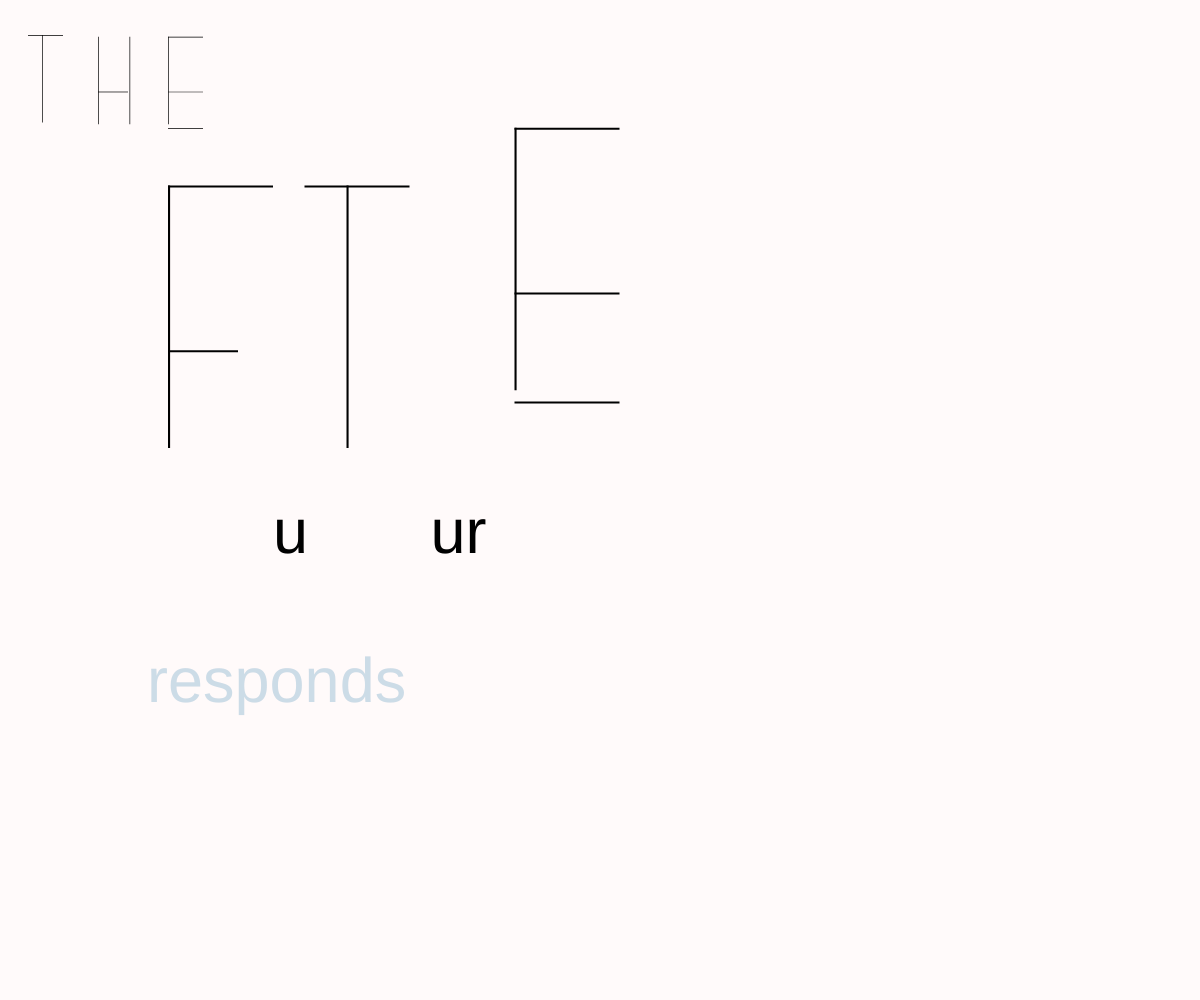
Frame 1 (no input)
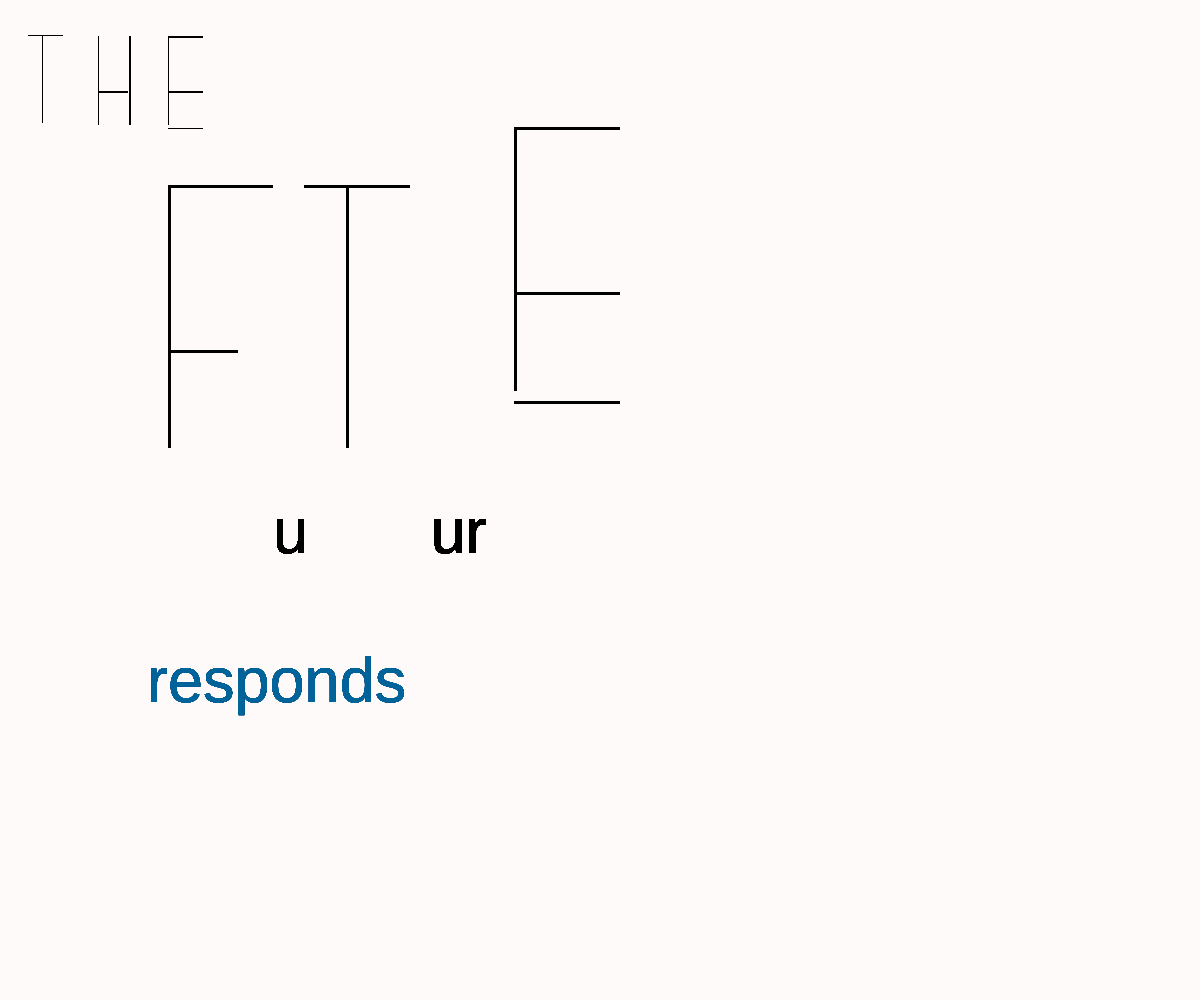
Frame 60 (no input)
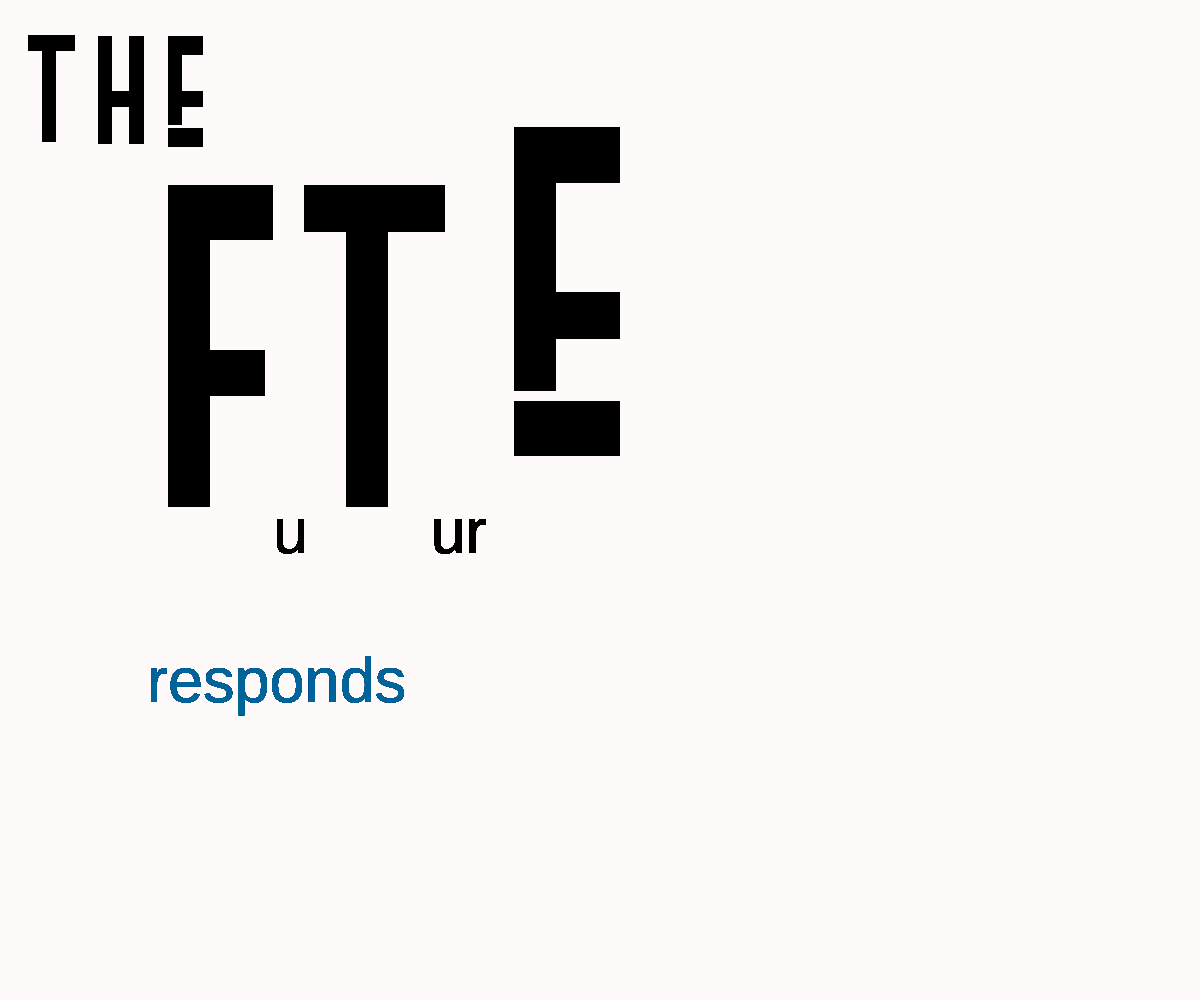
Frame 120 (the mouse pressed at the canvas centre since frame 60)

The p5.js sketch that drew these frames (run headless with seeded random() and noise() and a simulated clock; from frame 60 on, the mouse is pressed at the canvas centre):

// p5.js sketch
// ── sketch.js
var wdth = 2;

function setup() {

    
    
    createCanvas(windowWidth, windowHeight);
    
    
    background(255,250,250);
    
}


    


function draw() {
  //moving cursor along y axis effects character weight.
   
    
    
    
    
    
    
    
     
    

    
    
    
    
    scale(.35);
    drawT(100,100);
    
    
    drawH(280,80);
    
      
    drawE(480,80);
    
    
    //drawH(400,20);
     
    //drawE(600,20);
  
    scale(3);
    drawF(0,windowHeight/8);
    
    
    textSize(60);
    fill(0);
text("u", 100, windowHeight/2);
    
    
     drawT(150,150);
    
     textSize(60);
    fill(0);
text("ur", 250, windowHeight/2);
    
    
    drawE(330,70);
    
    
     textSize(60);
    fill(0, 102, 153, 51);
text("responds", -350, windowHeight/1.75);
    
    
    
    
    
    
    
  
    

    
}
    
    
    
    function drawF(x, y) {
  push();
    //translate(x, y+mouseY);
    
    translate(x, y);
  //f horizontal bar
    fill(0);
    noStroke();
    rect(0,25,(windowWidth/12),wdth+(mouseY/10));
    
     
    
    //f vertical bar
    fill(0);
    noStroke();
    rect(0,25,wdth+(mouseX/16),((windowHeight/4)+(mouseY/9)));
    //e vertical bar
    
    
     //f crossbar 
    fill(0);
    noStroke();
    rect(0,(windowHeight/5.5),(windowWidth/18)+(mouseY/20),wdth+(mouseY/12));
    
    
;    pop();
    
}
         function drawT(x, y) {
  push();
    //translate(x, y+mouseY);
    
    translate(x, y);
 
    
    
      //t horizontal bar
    fill(0);
    noStroke();
    rect(-20,0,(windowWidth/12)+(mouseX/18),wdth+(mouseY/12));
    
     
    
    //t vertical bar
    fill(0);
    noStroke();
    rect(20,0,wdth+(mouseX/16),((windowHeight/4)+(mouseY/9)));
    
;    pop();
    
}
  
      function drawH(x, y) {
  push();
    //translate(x, y+mouseY);
    
    translate(x, y);
 
        //h vertical bar
    fill(0);
    noStroke();
    rect(0,25,wdth+(mouseX/16),((windowHeight/4)+(mouseY/9)));
    
    //h vertical bar 2
    fill(0);
    noStroke();
    rect(90,25,wdth+(mouseX/16),((windowHeight/4)+(mouseY/9)));

    
    
     //h crossbar 
    fill(0);
    noStroke();
    rect(0,(windowHeight/5.5),(windowWidth/14)+(mouseX/30),wdth+(mouseY/12));
    
    
;    pop();
    
}
    
  
    
function drawE(x, y) {
  push();
    //translate(x, y+mouseY);
    
    translate(x, y);
     //translate(x, y);
    
     //e horizontal bar
    fill(0);
    noStroke();
    rect(0,25,(windowWidth/12),wdth+(mouseY/10));
    
     //e horizontal bar bottom
    fill(0);
    noStroke();
    rect(0,windowHeight/3.50,(windowWidth/12),wdth+(mouseY/10));
    
    //e vertical bar
    fill(0);
    noStroke();
    rect(0,25,wdth+(mouseX/16),windowHeight/4);
    
     
     //e crossbar 
    fill(0);
    noStroke();
    rect(0,(windowHeight/5.5),(windowWidth/12),wdth+(mouseY/12));
     
    
    
//    //p horizontal bar
//    fill(0);
//    noStroke();
//    rect(475,25,(windowWidth/15),wdth+(mouseY/20));
//    
//     
//    
//    //p vertical bar
//    fill(0);
//    noStroke();
//    rect(475,25,wdth+(mouseX/16),((windowHeight/4)+(mouseY/9)));
//    
//    //p vertical bar 2
//    fill(0);
//    noStroke();
//    rect(560+(mouseY/50),25,wdth+(mouseX/16),((windowHeight/8)+(mouseY/11)));
//    
//  
//    
//    //p crossbar 
//    fill(0);
//    noStroke();
//    rect(475,(windowHeight/6.25),(windowWidth/15)+(mouseY/20),wdth+(mouseY/12));
//    
//    
//    ellipse(775,25,5+(mouseX/16),5+(mouseX/16));
    
    //1st left black guide
    //fill(0);
    
    //rect(25,200,10,140);
    
    //2nd left black guide
    //fill(0);
    
    //rect(45,200,10,110);
    
    //3rd left black guide
    //fill(0);
    
    //rect(65,200,10,70);
    
    
    //4th left black guide
    //fill(0);
    
    //rect(85,200,10,40);
    
    //right black guide 
    //fill(0);
    
    //rect(105,200,10,10);
    
  
    
    
    
    
    
    
    
//    fill(135,206,250);
//    noStroke();
//    rect(25,0,1,1000);
//    
//    //red guideline
//    fill(135,206,250);
//    noStroke();
//    rect(35,0,1,1000);
//    
//    
//    fill(135,206,250);
//    noStroke();
//    rect(45,0,1,1000);
//    
//    //red guideline
//    fill(135,206,250);
//    noStroke();
//    rect(55,0,1,1000);
//    
//    //red guideline
//    fill(135,206,250);
//    noStroke();
//    rect(65,0,1,1000);
//    
//    //red guideline
//    fill(135,206,250);
//    noStroke();
//    rect(75,0,1,1000);
//    
//    //red guidline
//    fill(135,206,250);
//    noStroke();
//    rect(85,0,1,1000);
//    
//    //red guidline
//    fill(135,206,250);
//    noStroke();
//    rect(95,0,1,1000);
//
//      //red guidline
//    fill(135,206,250);
//    noStroke();
//    rect(105,0,1,1000);
//    
//      //red guidline
//    fill(135,206,250);
//    noStroke();
//    rect(115,0,1,1000);
//    
//      //red guidline
//    fill(135,206,250);
//    noStroke();
//    rect(125,0,1,1000);
//    
//      //red guidline
//    fill(135,206,250);
//    noStroke();
//    rect(135,0,1,1000);
}

function windowResized() {
    resizeCanvas(windowWidth, windowHeight);
}
